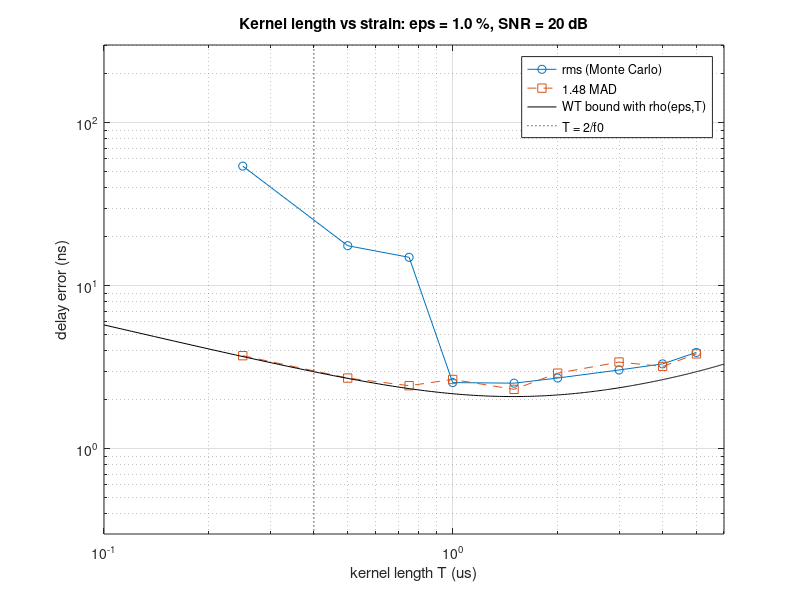

Reproduce this figure in MATLAB.
%% m11_kernel_strain.m
% Purpose : Monte Carlo check of the kernel-length tradeoff under axial
%           strain (Demo 11.5). Point scatterers are imaged with a Gaussian
%           RF pulse, then compressed by a uniform strain eps about the
%           kernel centre and shifted by a random subsample delay d. NCC with
%           a cosine subsample fit estimates the delay at the kernel centre
%           for a range of kernel lengths T. The rms error is compared with
%           the Walker-Trahey bound evaluated with rho(eps, T), the
%           window-averaged RF correlation under strain.
% Change  : epsStrain (0 gives a monotone T^-1/2 curve), snrdB, f0, B6.
% Expect  : f0 = 5 MHz, B6 = 0.6, 20 dB in-band SNR, eps = 1 %: the bound
%           has its minimum at T = 1.5 us (2.09 ns = 1.6 um). The Monte Carlo
%           rms error has its minimum at T = 1-1.5 us (about 2.5 ns, 1.2x the
%           bound) and rises to 3.9 ns at 5 us as strain decorrelates the
%           kernel. Below 1 us side-peak hops (0.5-7 % of trials) make the
%           rms error 5-15x the bound while the robust spread (1.48 MAD)
%           still follows it: the threshold effect. With eps = 0 the error
%           falls as T^-1/2 (0.80 ns at 5 us, bound 0.81 ns).
rng(1);

%% Parameters
c  = 1540;  f0 = 5e6;  fs = 40e6;  B6 = 0.6;     % (m/s), (Hz), (Hz), -6 dB fractional BW
epsStrain = 0.01;                                 % axial strain (compression), 1 %
snrdB = 20;                                       % SNR inside the band (signal/noise power)
Tlist = [0.25 0.5 0.75 1 1.5 2 3 4 5] * 1e-6;     % kernel lengths (s)
nTrial = 200;                                     % speckle realizations
K = 12;                                           % search +-K lags
N = 640;  tc = 320;                               % record length and kernel centre (samples, 1-based)
dens = 40;                                        % scatterers per microsecond of record

%% Pulse and helpers
sigT = sqrt(2*log(2)) / (pi*B6*f0);               % Gaussian envelope std (s) for -6 dB BW = B6*f0
pulse = @(t) exp(-t.^2 / (2*sigT^2)) .* cos(2*pi*f0*t);
t = ((1:N)' - tc) / fs;                           % time axis, 0 at the kernel centre (s)
Ns = round(dens * N / fs * 1e6);                  % scatterers per record
fitCos = @(Rm, R0, Rp) atan((Rp - Rm) ./ (2*R0 .* sin(acos((Rm + Rp) ./ (2*R0))))) ./ acos((Rm + Rp) ./ (2*R0));
fitPar = @(Rm, R0, Rp) 0.5 * (Rm - Rp) ./ (Rm - 2*R0 + Rp);
lags = -K:K;
% band-limited noise: white noise filtered by the same pulse, so the coherence is flat across the band
hn = pulse((-60:60)' / fs);
err = zeros(nTrial, numel(Tlist));

for it = 1:nTrial
    tj = (rand(1, Ns) - 0.5) * N / fs;            % scatterer times (s), centred on the kernel
    aj = randn(1, Ns);                            % scattering amplitudes
    d  = rand / fs;                               % true delay at the kernel centre (s)
    x  = pulse(bsxfun(@minus, t, tj)) * aj';
    y  = pulse(bsxfun(@minus, t, tj*(1 - epsStrain) + d)) * aj';   % compressed about tc, then delayed
    sc = sqrt(mean(x.^2));
    n1 = conv(randn(N + 120, 1), hn, 'valid');  n1 = n1(1:N);
    n2 = conv(randn(N + 120, 1), hn, 'valid');  n2 = n2(1:N);
    gn = sc * 10^(-snrdB/20) / sqrt(mean([n1; n2].^2));
    x = x + gn*n1;  y = y + gn*n2;
    for iT = 1:numel(Tlist)
        W = round(Tlist(iT) * fs);
        idxW = (tc - floor(W/2) : tc - floor(W/2) + W - 1)';
        Yw = y(bsxfun(@plus, idxW, lags));  xw = x(idxW);
        R = (xw' * Yw) ./ sqrt(sum(xw.^2) * sum(Yw.^2, 1));
        [~, im] = max(R(2:end-1));  im = im + 1;
        dl = fitCos(R(im-1), R(im), R(im+1));
        if ~isfinite(dl) || abs(dl) > 1, dl = fitPar(R(im-1), R(im), R(im+1)); end
        err(it, iT) = (lags(im) + dl) / fs - d;   % kernel centre delay is d (strain is about tc)
    end
end

%% Bound: Walker-Trahey with rho(eps, T) = mean over the window of the RF ACF at lag eps*t
acf = @(tau) exp(-tau.^2 / (4*sigT^2)) .* cos(2*pi*f0*tau);
snr = 10^(snrdB/10);
Tf = linspace(0.1e-6, 6e-6, 300);  wt = zeros(size(Tf));
for i = 1:numel(Tf)
    tt = linspace(-Tf(i)/2, Tf(i)/2, 201);  rho = max(mean(acf(epsStrain * tt)), 1e-3);
    wt(i) = sqrt(3 / (2*f0^3*pi^2*Tf(i)*(B6^3 + 12*B6)) * ((1 + 1/snr)^2 / rho^2 - 1));
end
[wmin, iw] = min(wt);
rmsE = sqrt(mean(err.^2, 1));
hop  = mean(abs(err) > 0.5/f0, 1);
madE = 1.4826 * median(abs(err - median(err, 1)), 1);

%% Print
fprintf('f0 = %.1f MHz, B6 = %.0f %%, strain = %.1f %%, in-band SNR = %d dB, %d trials\n', f0/1e6, 100*B6, 100*epsStrain, snrdB, nTrial);
fprintf('bound minimum: T = %.2f us, sigma = %.2f ns (%.2f um)\n', Tf(iw)*1e6, wmin*1e9, wmin*c/2*1e6);
fprintf('  T(us)  periods  rms err(ns)  1.48 MAD(ns)  WT bound(ns)  hops\n');
for iT = 1:numel(Tlist)
    tt = linspace(-Tlist(iT)/2, Tlist(iT)/2, 201);  rho = mean(acf(epsStrain * tt));
    b = sqrt(3 / (2*f0^3*pi^2*Tlist(iT)*(B6^3 + 12*B6)) * ((1 + 1/snr)^2 / rho^2 - 1));
    fprintf('  %4.2f   %5.2f    %9.2f    %9.2f    %9.2f    %5.1f %%\n', Tlist(iT)*1e6, Tlist(iT)*f0, rmsE(iT)*1e9, madE(iT)*1e9, b*1e9, 100*hop(iT));
end

%% Figure
figure;
loglog(Tlist*1e6, rmsE*1e9, 'o-', Tlist*1e6, madE*1e9, 's--', Tf*1e6, wt*1e9, 'k-');
hold on; loglog([2 2]/f0*1e6, [0.1 1000], 'k:'); hold off;
xlabel('kernel length T (us)'); ylabel('delay error (ns)'); grid on; axis([0.1 6 0.3 300]);
legend('rms (Monte Carlo)', '1.48 MAD', 'WT bound with rho(eps,T)', 'T = 2/f0', 'Location', 'northeast');
title(sprintf('Kernel length vs strain: eps = %.1f %%, SNR = %d dB', 100*epsStrain, snrdB));
